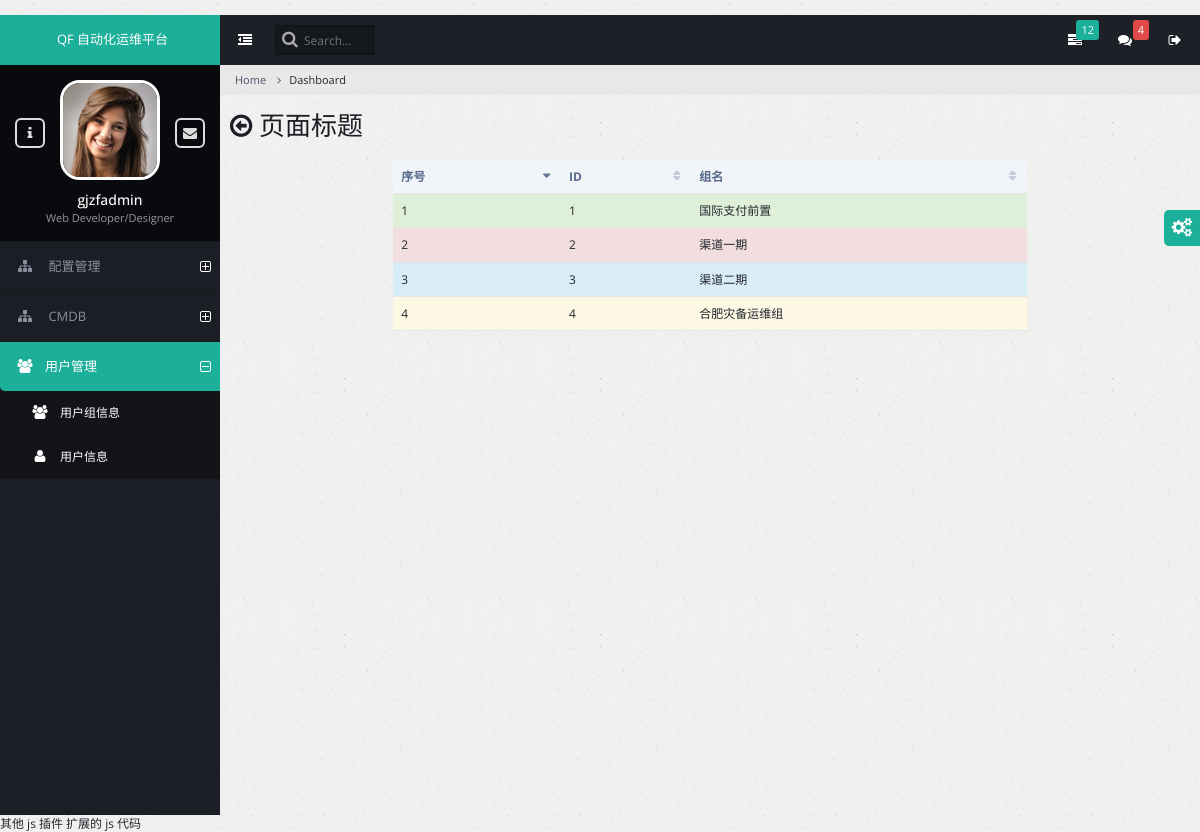
The app's page /users/group.html/ (signed in) with its own data.
### db/models.py (models this page shows, shortened)
class UsersProfile(AbstractUser):
    password = models.CharField('密码', max_length=128)
    email = models.EmailField(
        verbose_name='email address',
        max_length=255,
        unique=True,
    )
    phone = models.CharField('座机', max_length=11)
    mobile = models.CharField('手机', max_length=11)
    class Meta:
        verbose_name_plural = "用户表"
        db_table = 'users_profile'

class UserGroup(models.Model):
    name = models.CharField(verbose_name='组名', max_length=32, unique=True)
    users = models.ManyToManyField('UsersProfile', verbose_name='用户成员')
    class Meta:
        verbose_name_plural = "用户组表"
        db_table = "user_group"

### users/views.py (the view)
class GroupListView(MyLoginRequiredMixin, ListView):
    queryset = UserGroup.objects.all()
    context_object_name = 'group_list_obj'
    template_name = 'users/group.html'

### templates/users/group.html
{% extends 'base.html' %}
{% block page_content %}
  <div class="row">
      <div class="col-md-8 col-md-offset-2">
           <table id="customers2" class="table datatable dataTable no-footer" role="grid"
               aria-describedby="customers2_info">
            <thead>
            <tr role="row">
                <th class="sorting_asc" tabindex="0" aria-controls="customers2" rowspan="1" colspan="1"
                    aria-sort="ascending" aria-label="Name: activate to sort column ascending">
                    序号
                </th>
                <th class="sorting" tabindex="0" aria-controls="customers2" rowspan="1" colspan="1"
                    aria-label="Position: activate to sort column ascending">
                    ID
                </th>
                <th class="sorting" tabindex="0" aria-controls="customers2" rowspan="1" colspan="1"
                    aria-label="Position: activate to sort column ascending">
                    组名
                </th>
            </tr>
            </thead>
            <tbody>
            {% for item in group_list_obj %}
                <tr class="{% cycle 'success' "danger" "info" 'warning' 'active' %}" role="row">
                    <td class="sorting_1">{{ forloop.counter }}</td>
                    <td class="sorting_1">{{ item.id }}</td>
                    <td class="sorting_1">{{ item.name }}</td>
                </tr>
            {% endfor %}
            </tbody>
        </table>
      </div>
  </div>
{% endblock %}

### templates/base.html (shortened to what this page needs)
<!DOCTYPE html>
<html lang="zh-CN">
<head>
    <link rel="stylesheet" type="text/css" id="theme" href="/static/css/theme-default.css"/>
</head>
<body>
<div class="page-container">
    <div class="page-sidebar">
        <ul class="x-navigation">
            <li class="xn-logo">
                <a href="/" style="font-size: small">QF 自动化运维平台</a>
            </li>
            <li class="xn-profile">
                <div class="profile">
                    <div class="profile-image">
                        <img src="/static/assets/images/users/user6.jpg" alt="{{ request.user }}"/>
                    </div>
                    <div class="profile-data">
                        {% if request.user.is_authenticated %}
                        <div class="profile-data-name">{{ request.user }}</div>
                            {% else %}
                            <div class="profile-data-name">Shark</div>
                        {% endif %}
                        <div class="profile-data-title">Web Developer/Designer</div>
                    </div>
                    <div class="profile-controls">
                        <a href="#" class="profile-control-left"><span class="fa fa-info"></span></a>
                        <a href="#" class="profile-control-right"><span class="fa fa-envelope"></span></a>
                    </div>
                </div>
            </li>
            <li class="xn-openable">
                <a class="xn-header"><span class="fa fa-sitemap"></span> <span class="xn-text">配置管理</span></a>
            </li>
            <li class="xn-openable">
                <a class="xn-header"><span class="fa fa-sitemap"></span> <span class="xn-text">CMDB</span></a>
            </li>
            <li class="xn-openable">
                <a class="xn-header"><span class="fa fa-users"></span><span class="xn-text">用户管理</span></a>
                <ul class="my-menu">
                    <li><a href="{% url 'users:group' %}"><span class="fa fa-group"></span>用户组信息</a></li>
                    <li><a href="{% url 'users:group' %}"><span class="fa fa-user"></span>用户信息</a></li>
                </ul>
            </li>
        </ul>
    </div>
    <div class="page-content">
        <ul class="x-navigation x-navigation-horizontal x-navigation-panel">
            <li class="xn-icon-button">
                <a href="#" class="x-navigation-minimize"><span class="fa fa-dedent"></span></a>
            </li>
            <li class="xn-search">
                <form role="form">
                    <input type="text" name="search" placeholder="Search..."/>
                </form>
            </li>
            <li class="xn-icon-button pull-right">
                <a href="#" class="mb-control" data-box="#mb-signout"><span class="fa fa-sign-out"></span></a>
            </li>
            <li class="xn-icon-button pull-right">
                <a href="#"><span class="fa fa-comments"></span></a>
                <div class="informer informer-danger">4</div>
            </li>
            <li class="xn-icon-button pull-right">
                <a href="#"><span class="fa fa-tasks"></span></a>
                <div class="informer informer-warning">12</div>
            </li>
        </ul>
        <ul class="breadcrumb">
            <li><a href="/">Home</a></li>
            <li class="active">Dashboard</li>
        </ul>
    <header>
        <div class="page-title">
            <h2>
                <span class="fa fa-arrow-circle-o-left"></span>
                {% block page_title %} 页面标题 {% endblock %}
            </h2>
        </div>
    </header>
        <div class="page-content-wrap">
            {% block page_content %}
            {% endblock %}
        </div>
    </div>
</div>
</body>
{% block js_plugins %} 其他 js 插件 {% endblock %}
    {% block js_code %} 扩展的 js 代码 {% endblock %}
</html>

### records on screen
UsersProfile: user "gjzfadmin"
UserGroup: id "1", name "国际支付前置"
UserGroup: id "2", name "渠道一期"
UserGroup: id "3", name "渠道二期"
UserGroup: id "4", name "合肥灾备运维组"
